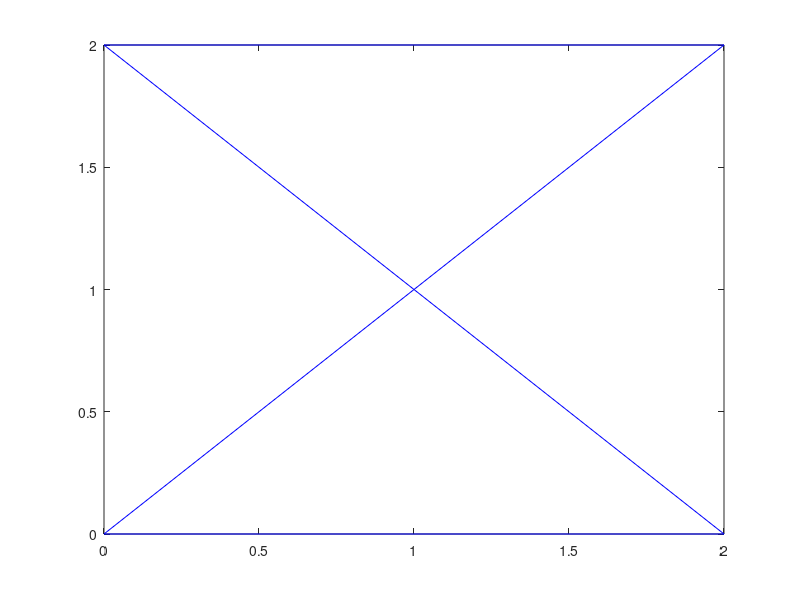
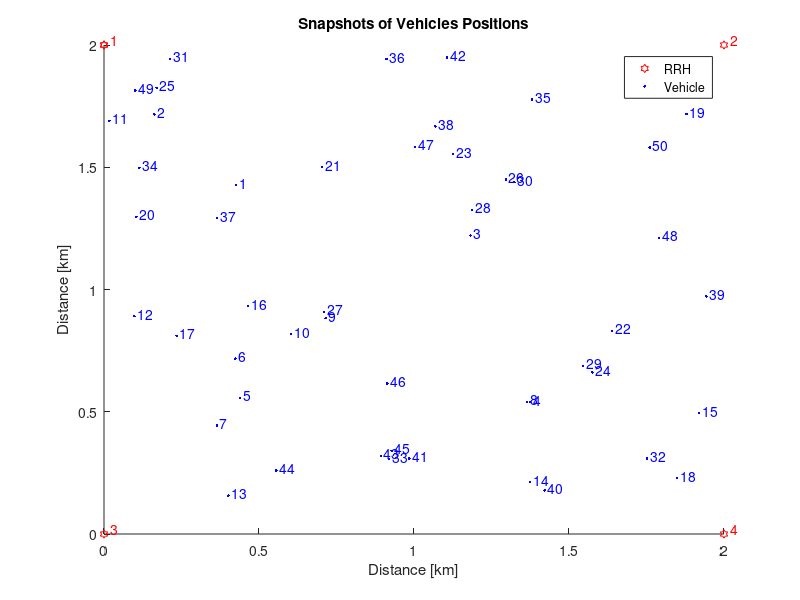

MATLAB code for these plots, in order: (Note: this script raises an error after producing the figures.)
clear; clc; clf;
x1 = 0; x2 = 2;
y1 = 0; y2 = 2;
x = [x1, x2, x1, x2, x1];
y = [y2, y2, y1, y1, y2];
plot(x, y, 'b-');
hold on;
hConnections = [];
numberOfCars = 50;
numberOfRRHs = 4;

x3 = rand(1, numberOfCars)*2;
y3 = rand(1, numberOfCars)*2;
close all;
figure;
hold on;
hNodes = plot(x, y, 'rh', x3, y3, 'b.');
title('Snapshots of Vehicles Positions')
xlabel('Distance [km]')
ylabel('Distance [km]')
legend({'RRH','Vehicle'})
for i = 1 : numberOfRRHs
    text(x(i)+0.02,y(i)+0.02, num2str(i),'Color','r')
end
for j = 1 : numberOfCars
    text(x3(j)+0.01, y3(j)+0.01, num2str(j),'Color','b')
end
for i = 1 : size(x,1)-1
    for j = i+1 : size(x,1)
        hConnections = [hConnections ; line([x(i);x(j)], [y(i);y(j)])];
    end
end
alpha = 3.5;
PtdBm = 23;
Pt = 10^(PtdBm/10);
R = 1;
In = calcIn(alpha,R,Pt);
BW = 10*10^(6);
NOcdBm = -174 + 10*log10(BW);
NOc = 10^(NOcdBm/10);
Distance = zeros;
SINR = zeros;
SINRdB =zeros;
Efficiency = zeros;
DataRate = zeros;
count = 1;
for i = 1 : numberOfRRHs
    for j = 1 : numberOfCars
    Distance(i,j) = sqrt((x(i) - x3(j))^2 + (y(i) - y3(j))^2);
    DistMatrix(count, :) = [x(i) y(i) x3(j) y3(j) Distance(i,j)];
    SINR(i,j) = (Pt*((Distance(i,j)).^-alpha))/((numberOfRRHs)*In + NOc);
    SINRdB(i,j)=10*log10(SINR(i,j));
    SINRdBMatrix(count, :) = [x(i) y(i) x3(j) y3(j) SINRdB(i,j)];
    if (SINRdB(i,j) > -9.5) & (SINRdB(i,j) <= -6.7)
        Efficiency(i,j) = 0.1523;
    elseif (SINRdB(i,j) > -6.7) & (SINRdB(i,j) <= -4.1)
        Efficiency(i,j) = 0.2344;
    elseif (SINRdB(i,j) > -4.1) & (SINRdB(i,j) <= -1.8)
        Efficiency(i,j) = 0.3770;
    elseif (SINRdB(i,j) > -1.8) & (SINRdB(i,j) <= 0.4)
        Efficiency(i,j) = 0.6016;    
    elseif (SINRdB(i,j) > 0.4) & (SINRdB(i,j) <= 2.5)
        Efficiency(i,j) = 0.8770;
    elseif (SINRdB(i,j) > 2.5) & (SINRdB(i,j) <= 4.5)
        Efficiency(i,j) = 1.1758;    
    elseif (SINRdB(i,j) > 4.5) & (SINRdB(i,j) <= 6.5)
        Efficiency(i,j) = 1.4766;    
    elseif (SINRdB(i,j) > 6.5) & (SINRdB(i,j) <= 8.5)
        Efficiency(i,j) = 1.9141;
    elseif (SINRdB(i,j) > 8.5) & (SINRdB(i,j) <= 10.3)
        Efficiency(i,j) = 2.4063;        
    elseif (SINRdB(i,j) > 10.3) & (SINRdB(i,j) <= 12.3)
        Efficiency(i,j) = 2.7305;    
    elseif (SINRdB(i,j) > 12.3) & (SINRdB(i,j) <= 14.2)
        Efficiency(i,j) = 3.3223;    
    elseif (SINRdB(i,j) > 14.2) & (SINRdB(i,j) <= 15.9)
        Efficiency(i,j) = 3.9023;
    elseif (SINRdB(i,j) > 15.9) & (SINRdB(i,j) <= 17.8)
        Efficiency(i,j) = 4.5234;    
    elseif (SINRdB(i,j) > 17.8) & (SINRdB(i,j) <= 19.8)
        Efficiency(i,j) = 5.1152;    
    elseif (SINRdB(i,j) > 19.8) 
        Efficiency(i,j) = 5.5547;
    end
       
    EfficiencyMatrix(count, :) = [x(i) y(i) x3(j) y3(j) Efficiency(i,j)];    
    DataRate(i,j) = 12*7*Efficiency(i,j)*1000/0.5;
    DataRateMatrix(count, :) = [x(i) y(i) x3(j) y3(j) DataRate(i,j)];
    count = count + 1;    
    end
end

DistMatrix = sort(DistMatrix, 5);
SINRdBMatrix = sort(SINRdBMatrix, 5);
EfficiencyMatrix = sort(EfficiencyMatrix, 5);
display(DistMatrix)
display(SINRdBMatrix)
display (EfficiencyMatrix)

figure;
hold on;
subplot(2,2,1)
bar(Distance(1,:),0.4,'b');
title('Vehicles Distances from RRH1')
xlabel('Vehicles')
ylabel('Distance [km]')

subplot(2,2,2)
bar(Distance(2,:),0.4,'r');
title('Vehicles Distances from RRH2')
xlabel('Vehicles')
ylabel('Distance [km]')

subplot(2,2,3)
bar(Distance(3,:),0.4,'g');
title('Vehicles Distances from RRH3')
xlabel('Vehicles')
ylabel('Distance [km]')

subplot(2,2,4)
bar(Distance(4,:),0.4,'m');
title('Vehicles Distances from RRH4')
xlabel('Vehicles')
ylabel('Distance [km]')

figure;
hold on;

subplot(2,2,1)
bar(SINRdB(1,:),0.4,'b');
title('RRH1 & Pt = 23 [dBm]')
xlabel('Vehicles')
ylabel('SINR  [dB]')

subplot(2,2,2)
bar(SINRdB(2,:),0.4,'r');
title('RRH2 & Pt = 23 [dBm]')
xlabel('Vehicles')
ylabel('SINR  [dB]')

subplot(2,2,3)
bar(SINRdB(3,:),0.4,'g');
title('RRH3 & Pt = 23 [dBm]')
xlabel('Vehicles')
ylabel('SINR  [dB]')

subplot(2,2,4)
bar(SINRdB(4,:),0.4,'m');
title('RRH4 & Pt = 23 [dBm]')
xlabel('Vehicles')
ylabel('SINR  [dB]')
